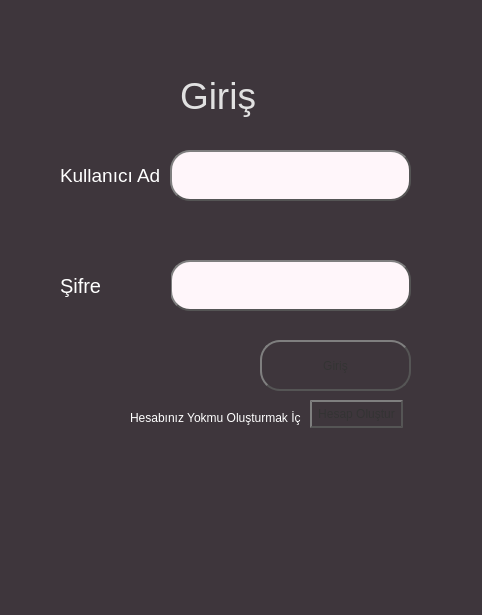
<?xml version="1.0" encoding="UTF-8"?>
<ui version="4.0">
 <class>Dialog</class>
 <widget class="QDialog" name="Dialog">
  <property name="geometry">
   <rect>
    <x>0</x>
    <y>0</y>
    <width>482</width>
    <height>615</height>
   </rect>
  </property>
  <property name="cursor">
   <cursorShape>ArrowCursor</cursorShape>
  </property>
  <property name="windowTitle">
   <string>Dialog</string>
  </property>
  <property name="styleSheet">
   <string notr="true">background-color: rgb(62, 54, 60)</string>
  </property>
  <property name="sizeGripEnabled">
   <bool>false</bool>
  </property>
  <property name="modal">
   <bool>false</bool>
  </property>
  <widget class="QLabel" name="label">
   <property name="geometry">
    <rect>
     <x>180</x>
     <y>60</y>
     <width>121</width>
     <height>71</height>
    </rect>
   </property>
   <property name="styleSheet">
    <string notr="true">color:rgb(225, 225, 225); font-size:28pt;</string>
   </property>
   <property name="text">
    <string>Giriş</string>
   </property>
  </widget>
  <widget class="QLabel" name="label_2">
   <property name="geometry">
    <rect>
     <x>60</x>
     <y>160</y>
     <width>101</width>
     <height>31</height>
    </rect>
   </property>
   <property name="styleSheet">
    <string notr="true">font-size:14pt; color:rgb(255, 255, 255)</string>
   </property>
   <property name="text">
    <string>Kullanıcı Adı</string>
   </property>
  </widget>
  <widget class="QLineEdit" name="email">
   <property name="geometry">
    <rect>
     <x>170</x>
     <y>150</y>
     <width>241</width>
     <height>51</height>
    </rect>
   </property>
   <property name="font">
    <font>
     <family>Bahnschrift SemiBold</family>
     <pointsize>14</pointsize>
     <weight>75</weight>
     <bold>true</bold>
    </font>
   </property>
   <property name="styleSheet">
    <string notr="true">QLineEdit {
color: #333;
border: 2px solid #555;
border-radius: 20px;
border-style: outset;
background: rgb(255, 246, 250);
padding: 5px;
}





</string>
   </property>
  </widget>
  <widget class="QLineEdit" name="password">
   <property name="geometry">
    <rect>
     <x>170</x>
     <y>260</y>
     <width>241</width>
     <height>51</height>
    </rect>
   </property>
   <property name="styleSheet">
    <string notr="true">QLineEdit {
color: #333;
border: 2px solid #555;
border-radius: 20px;
border-style: outset;
background: rgb(255, 246, 250);
padding: 5px;
}





</string>
   </property>
   <property name="text">
    <string/>
   </property>
  </widget>
  <widget class="QLabel" name="label_3">
   <property name="geometry">
    <rect>
     <x>60</x>
     <y>270</y>
     <width>111</width>
     <height>31</height>
    </rect>
   </property>
   <property name="styleSheet">
    <string notr="true">font-size:15pt; color:rgb(255, 255, 255)</string>
   </property>
   <property name="text">
    <string>Şifre</string>
   </property>
  </widget>
  <widget class="QPushButton" name="loginbutton">
   <property name="geometry">
    <rect>
     <x>260</x>
     <y>340</y>
     <width>151</width>
     <height>51</height>loginbutton
    </rect>
   </property>
   <property name="cursor">
    <cursorShape>ArrowCursor</cursorShape>
   </property>
   <property name="styleSheet">
    <string notr="true">QPushButton {
color: #333;
border: 2px solid #555;
border-radius: 20px;
border-style: outset;
background: qradialgradient(
cx: 0.3, cy: -0.4, fx: 0.3, fy: -0.4,
radius: 1.35, stop: 0 #fff, stop: 1 #888
);
padding: 5px;
}

QPushButton:hover {
background: qradialgradient(
cx: 0.8, cy: -0.4, fx: 0.3, fy: -0.4,
radius: 1.35, stop: 0 #fff, stop: 1 #bbb
);
}

QPushButton:pressed {
border-style: inset;
background: qradialgradient(
cx: 0.4, cy: -0.1, fx: 0.4, fy: -0.1,
radius: 1.35, stop: 0 #fff, stop: 1 #ddd
);
}

</string>
   </property>
   <property name="text">
    <string>Giriş</string>
   </property>
   <property name="checkable">
    <bool>false</bool>
   </property>
   <property name="default">
    <bool>false</bool>
   </property>
   <property name="flat">
    <bool>false</bool>
   </property>
  </widget>
  <widget class="QLabel" name="label_4">
   <property name="geometry">
    <rect>
     <x>130</x>
     <y>410</y>
     <width>171</width>
     <height>16</height>
    </rect>
   </property>
   <property name="styleSheet">
    <string notr="true">color:rgb(255, 255, 255)</string>
   </property>
   <property name="text">
    <string>Hesabınız Yokmu Oluşturmak İçin &gt;</string>
   </property>
  </widget>
  <widget class="QPushButton" name="createaccbutton">
   <property name="geometry">
    <rect>
     <x>310</x>
     <y>400</y>
     <width>93</width>
     <height>28</height>
    </rect>
   </property>
   <property name="styleSheet">
    <string notr="true">QPushButton {
color: #333;
border: 2px solid #555;
border-radius: 20px;
border-style: outset;
background: qradialgradient(
cx: 0.3, cy: -0.4, fx: 0.3, fy: -0.4,
radius: 1.35, stop: 0 #fff, stop: 1 #888
);
padding: 5px;
}

QPushButton:hover {
background: qradialgradient(
cx: 0.8, cy: -0.4, fx: 0.3, fy: -0.4,
radius: 1.35, stop: 0 #fff, stop: 1 #bbb
);
}

QPushButton:pressed {
border-style: inset;
background: qradialgradient(
cx: 0.4, cy: -0.1, fx: 0.4, fy: -0.1,
radius: 1.35, stop: 0 #fff, stop: 1 #ddd
);
}

</string>
   </property>
   <property name="text">
    <string>Hesap Oluştur</string>
   </property>
  </widget>
 </widget>
 <resources/>
 <connections/>
</ui>
